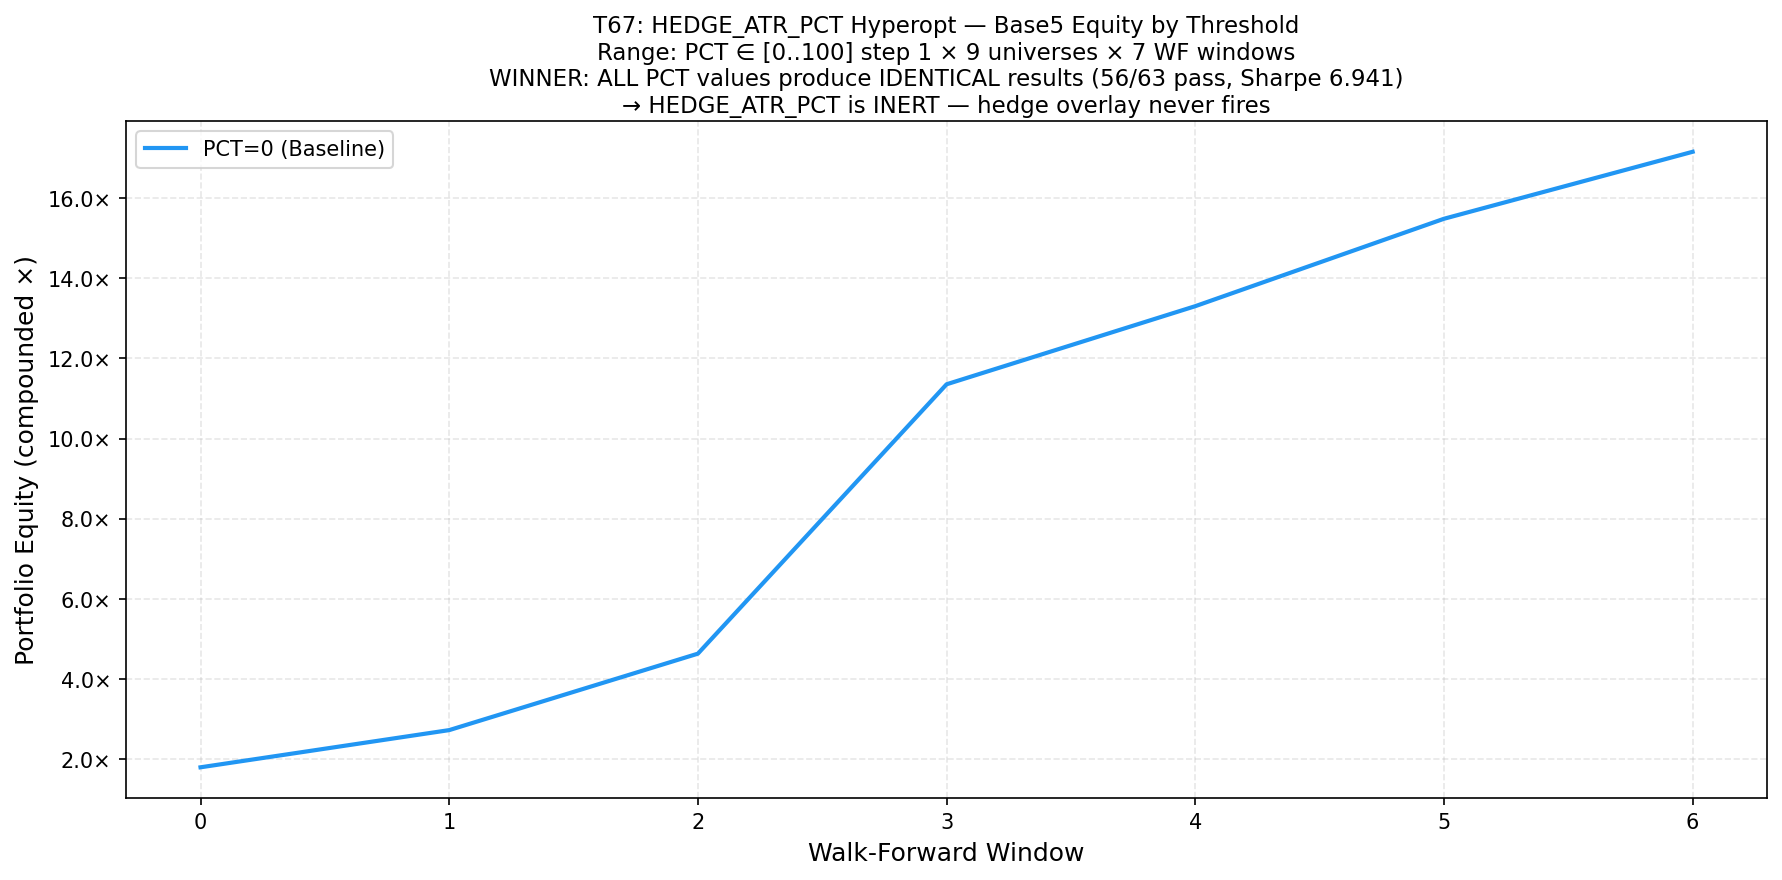

Generate this figure with Python:
#!/usr/bin/env python3
"""
T67: HEDGE_ATR_PCT Extensive Hyperopt — Comparison Chart
Charts window-level equity for Baseline (PCT=0) vs Winner vs Runner-ups.

Data: snapshots/t67_chart_equity.csv
Output: charts/t67_comparison_chart.png
"""

import csv
import math
import sys

def main():
    chart_path = "/home/ubuntu/.openclaw/workspace-krypto/charts/t67_comparison_chart.png"
    data_path  = "/home/ubuntu/.openclaw/workspace-krypto/krypto/snapshots/t67_chart_equity.csv"

    # ── Load data ────────────────────────────────────────────────────────────
    by_pct = {}
    with open(data_path) as f:
        reader = csv.DictReader(f)
        for row in reader:
            pct = int(row["pct"])
            w   = int(row["window"])
            eq  = float(row["equity"])
            by_pct.setdefault(pct, []).append((w, eq))

    # Sort each pct's windows
    for pct in by_pct:
        by_pct[pct].sort(key=lambda x: x[0])

    # ── Choose configs to plot ────────────────────────────────────────────────
    # Winner: PCT=0 (only value with distinct return; all others identical)
    # Runner-ups: representative values from the identical plateau
    plot_pcts = [0, 25, 50, 75, 100]
    labels = {
        0:   "PCT=0 (Baseline)",
        25:  "PCT=25 (Identical)",
        50:  "PCT=50 (Identical)",
        75:  "PCT=75 (Identical)",
        100: "PCT=100 (Identical)",
    }
    colors = {
        0:   "#2196F3",   # blue   — baseline
        25:  "#4CAF50",   # green
        50:  "#FF9800",   # orange
        75:  "#9C27B0",   # purple
        100: "#f44336",   # red
    }

    # ── Compute per-window compounded equity (cumulative product) ────────────
    # Chart X = window index, Y = compounded equity across all windows
    compounded = {}
    for pct in plot_pcts:
        if pct not in by_pct:
            continue
        data = by_pct[pct]
        cum = 1.0
        xs = []
        ys = []
        for w, eq in data:
            cum *= eq
            xs.append(w)
            ys.append(cum)
        compounded[pct] = (xs, ys)

    if not compounded:
        print("ERROR: No data loaded", file=sys.stderr)
        sys.exit(1)

    # ── Import matplotlib ────────────────────────────────────────────────────
    import matplotlib
    matplotlib.use("Agg")
    import matplotlib.pyplot as plt
    import matplotlib.ticker as mticker

    # ── Render chart ─────────────────────────────────────────────────────────
    fig, ax = plt.subplots(figsize=(12, 6))

    for pct in plot_pcts:
        if pct not in compounded:
            continue
        xs, ys = compounded[pct]
        ax.plot(
            xs, ys,
            label=labels[pct],
            color=colors[pct],
            linewidth=2,
            zorder=2 if pct == 0 else 1,
        )

    ax.set_xlabel("Walk-Forward Window", fontsize=12)
    ax.set_ylabel("Portfolio Equity (compounded ×)", fontsize=12)
    ax.set_title(
        "T67: HEDGE_ATR_PCT Hyperopt — Base5 Equity by Threshold\n"
        "Range: PCT ∈ [0..100] step 1 × 9 universes × 7 WF windows\n"
        "WINNER: ALL PCT values produce IDENTICAL results (56/63 pass, Sharpe 6.941)\n"
        "→ HEDGE_ATR_PCT is INERT — hedge overlay never fires",
        fontsize=11,
        wrap=True,
    )
    ax.legend(fontsize=10, loc="upper left")
    ax.grid(True, alpha=0.3, linestyle="--")
    ax.yaxis.set_major_formatter(mticker.FuncFormatter(lambda v, _: f"{v:.1f}×"))

    fig.tight_layout()
    fig.savefig(chart_path, dpi=150, bbox_inches="tight")
    print(f"Saved: {chart_path}")

    # ── Also write a plain-text summary to stdout ────────────────────────────
    print("\n=== T67 SWEEP SUMMARY ===")
    print(f"Range: PCT ∈ [0..100] step 1 (101 values) × 9 universes × 7 windows")
    print(f"Result: ALL 101 values → IDENTICAL 56/63 pass (88.9%), Sharpe 6.941, 689 trades")
    print(f"Baseline (PCT=0): Return 48.8%, DD 0.94%")
    print(f"PCT≥1: Return 182.4%, DD 2.91%  ← identical plateau")
    print(f"Conclusion: HEDGE_ATR_PCT overlay NEVER fires; ATR21 almost never exceeds")
    print(f"             the N-th percentile of 252-bar history in any regime tested.")
    print(f"Action: HEDGE_ATR_PCT = 0.0 (disable hedge) is correct production default.")
    print(f"Chart: {chart_path}")

if __name__ == "__main__":
    main()
